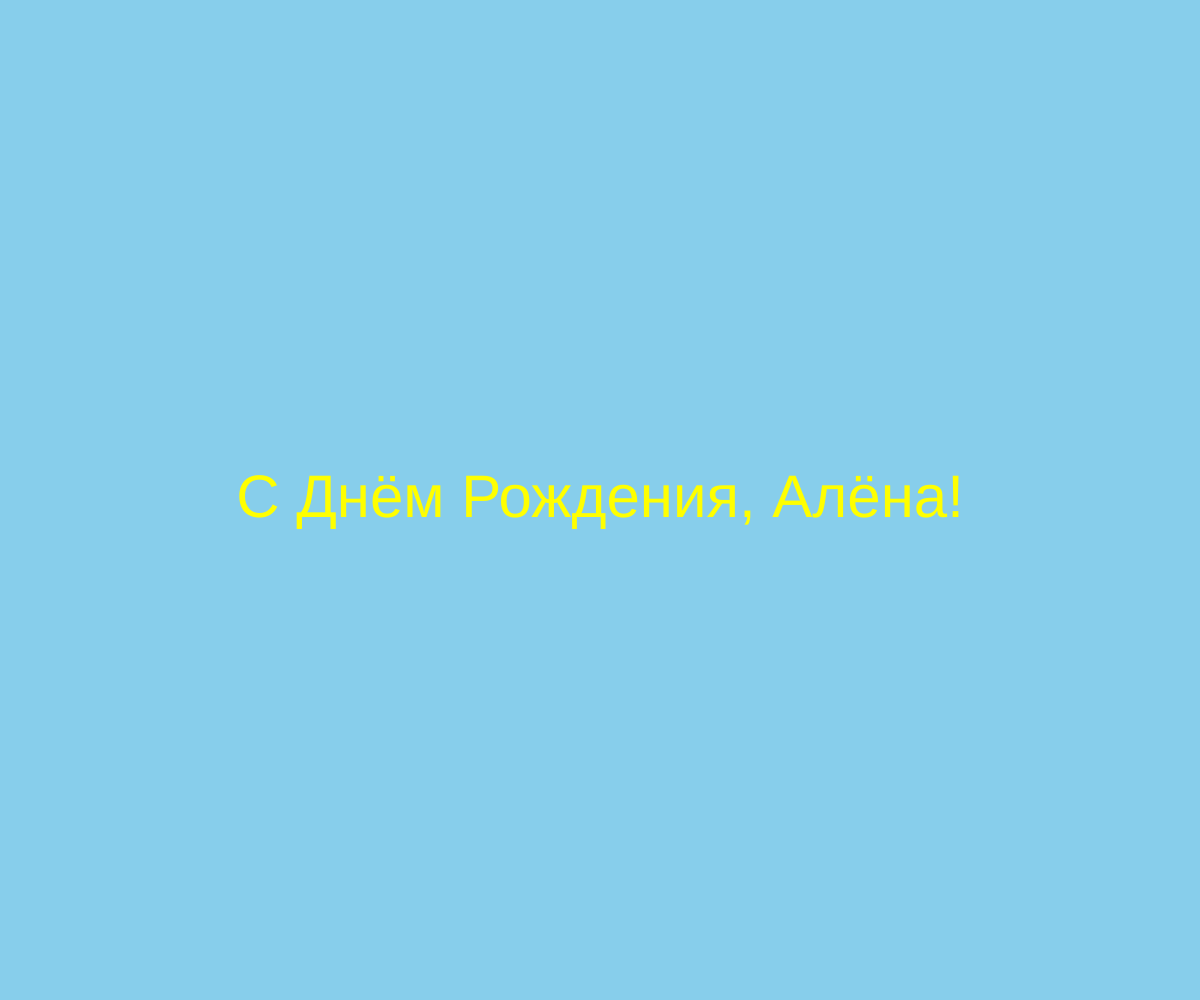
Frame 1 (no input)
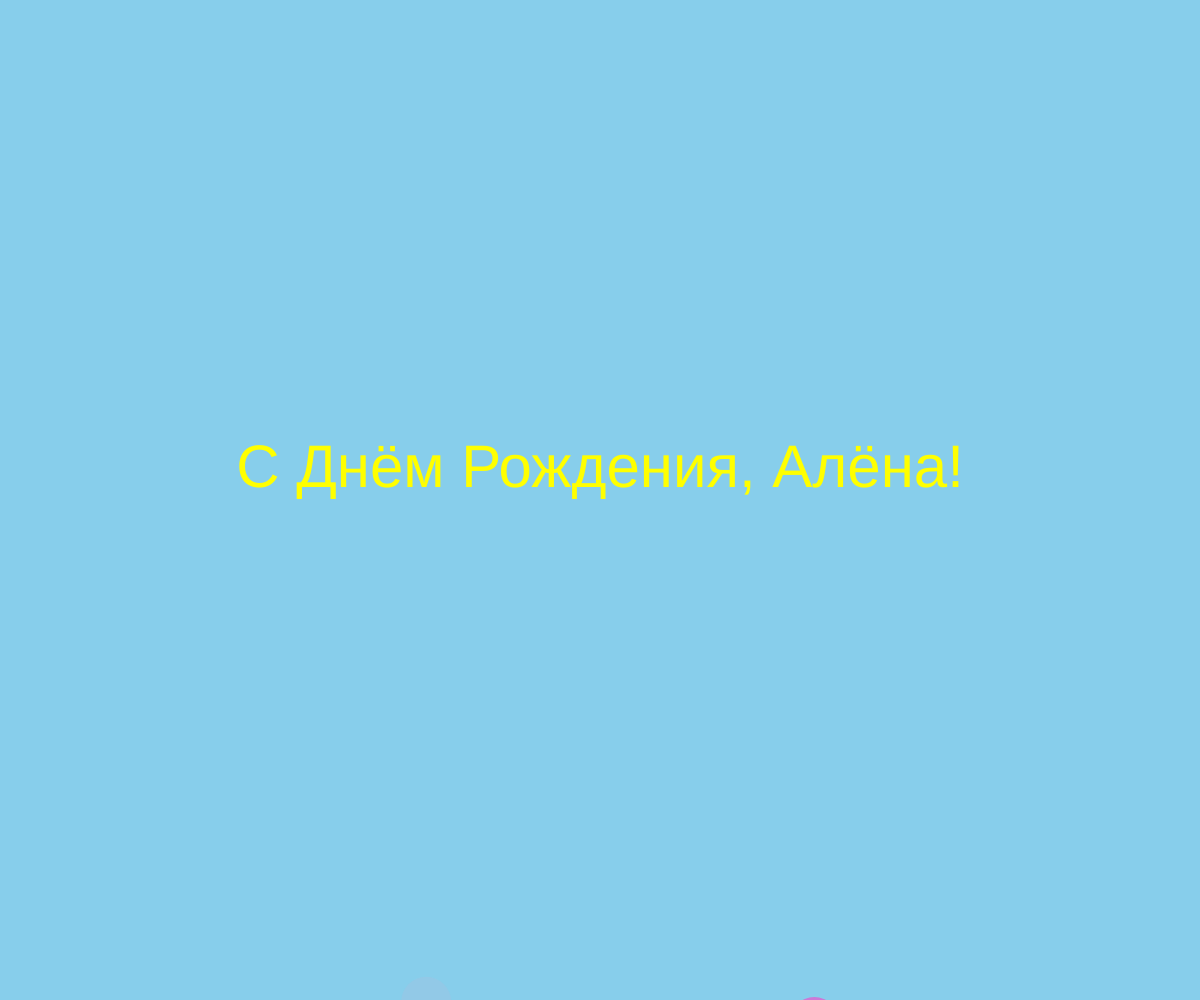
Frame 60 (no input)
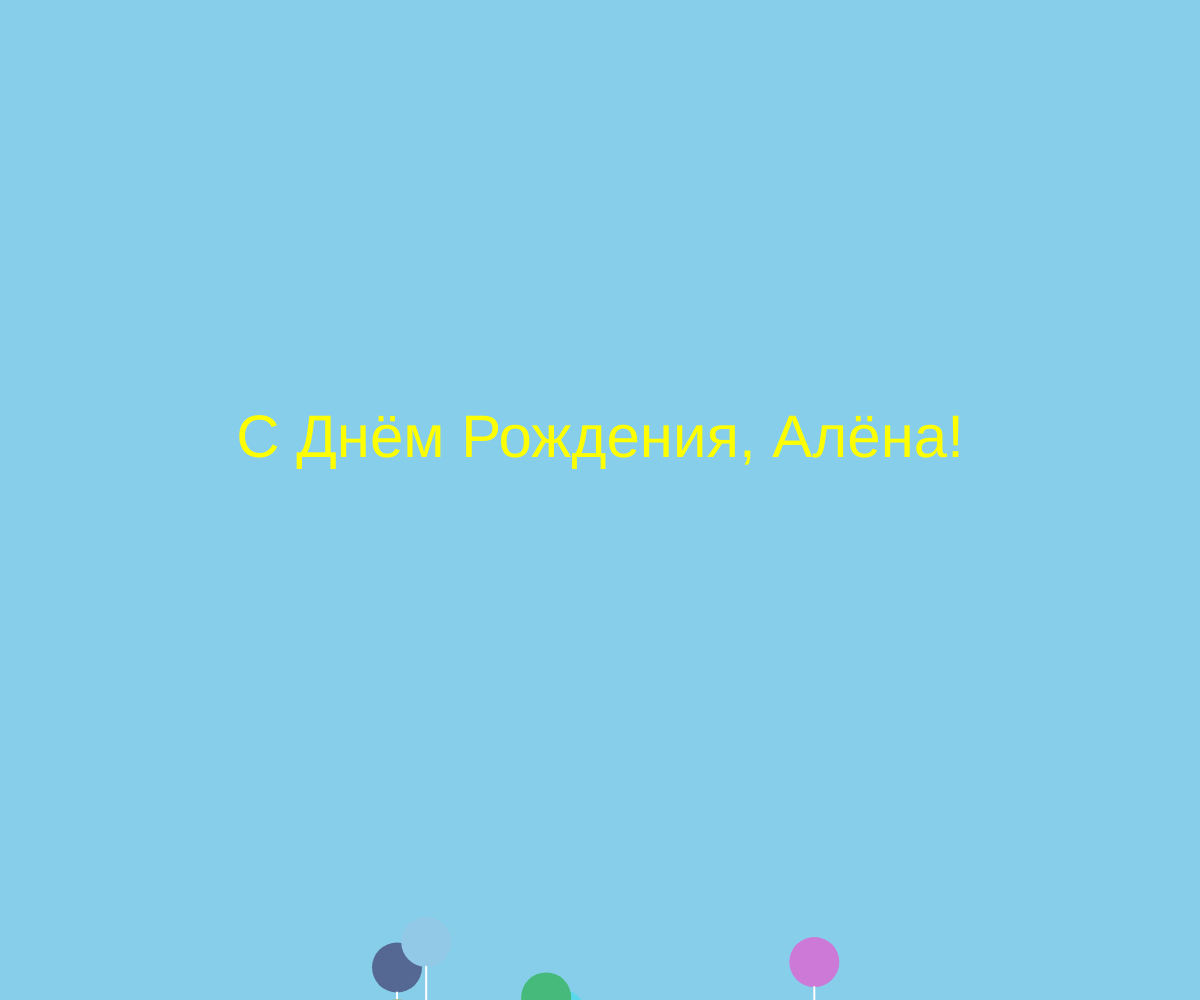
Frame 120 (the mouse pressed at the canvas centre since frame 60)

The p5.js sketch that drew these frames (run headless with seeded random() and noise() and a simulated clock; from frame 60 on, the mouse is pressed at the canvas centre):

// p5.js sketch
// ── sketch.js
let balloons = [];
let wishes = ["Счастья", "Здоровья", "Радости", "Успеха", "Веселья", "Смеха", "Улыбок", "Гармонии"];
let messageY;

function setup() {
  createCanvas(windowWidth, windowHeight);
  textAlign(CENTER, CENTER);
  messageY = height / 2;

  // Создаем шарики
  for(let i=0; i<wishes.length; i++){
    balloons.push({
      x: random(100, width-100),
      y: height + random(50,200),
      color: color(random(50,255), random(50,255), random(50,255)),
      word: wishes[i]
    });
  }
}

function draw() {
  background(135, 206, 235); // светлый небесный фон

  // Надпись сверху
  fill(255, 255, 0);
  textSize(60);
  text("С Днём Рождения, Алёна!", width/2, messageY);
  if(messageY > 100) messageY -= 0.5; // поднимается вверх до 100px

  // Рисуем шарики
  for(let b of balloons){
    fill(b.color);
    noStroke();
    ellipse(b.x, b.y, 50, 50); // шарик

    stroke(255);
    strokeWeight(2);
    line(b.x, b.y+25, b.x, b.y+75); // ниточка

    fill(255);
    noStroke();
    textSize(20);
    text(b.word, b.x, b.y+100); // слово внизу

    b.y -= 1; // шарик поднимается
    if(b.y + 50 < 0){ // если шарик улетел вверх, возвращаем его внизу
      b.y = height + random(50,200);
      b.x = random(100, width-100);
    }
  }
}

function windowResized() {
  resizeCanvas(windowWidth, windowHeight);
}
